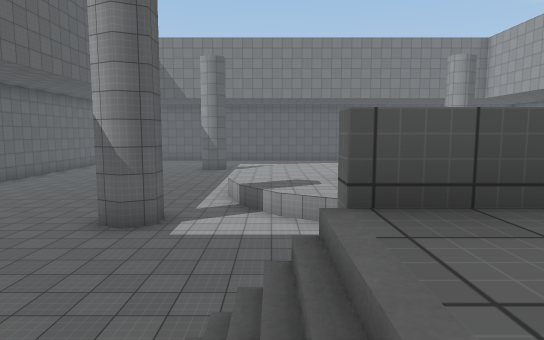
View 1 (above)

21 first-person views from a walk through a Unity game level. The camera is 1.3 m above the floor, tilts 6° down and sees 75° across. The floor is counted in squares, 2 m on a side. Each view is taken from the middle of a square. On the plan, view 1 faces up. The plan holds only what a view shows up to about 10 squares ahead; the rest is blank. The place goes on beyond the plan. The player character is not drawn. Surface patterns are stand-ins for the level's own textures.

View 2
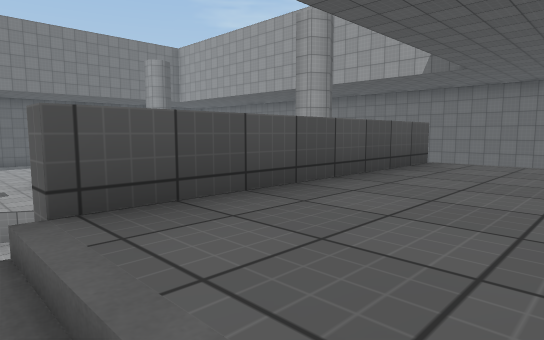

View 3
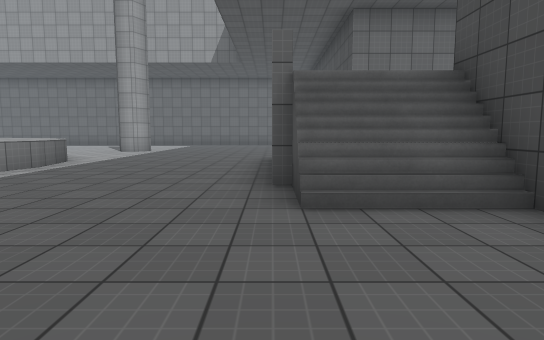

View 4
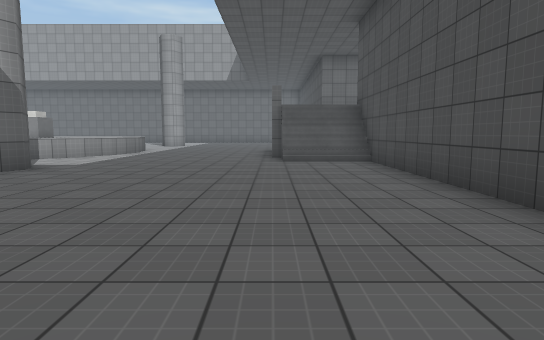

View 5
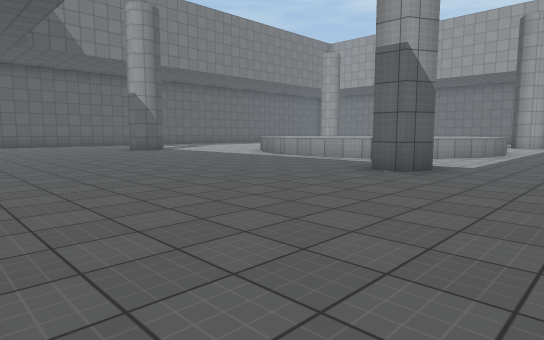

View 6
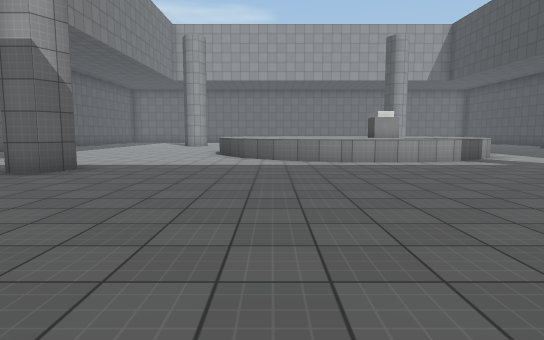

View 7
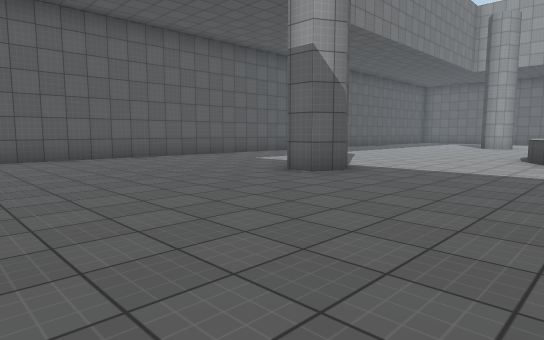

View 8
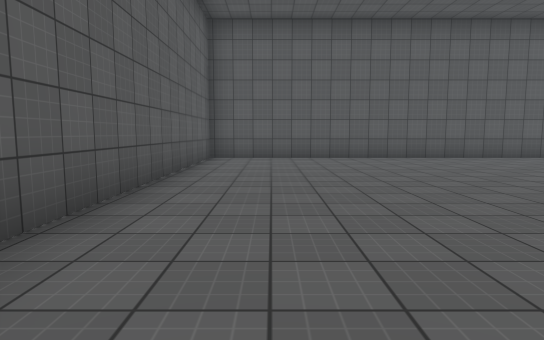

View 9
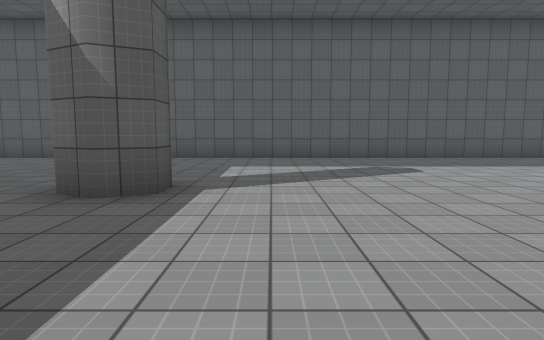

View 10
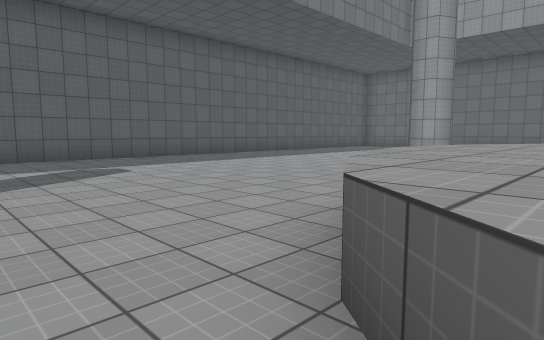

View 11
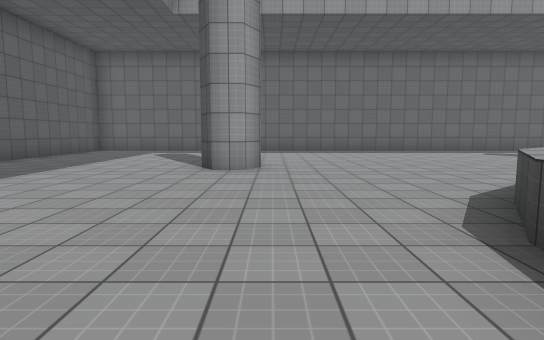

View 12
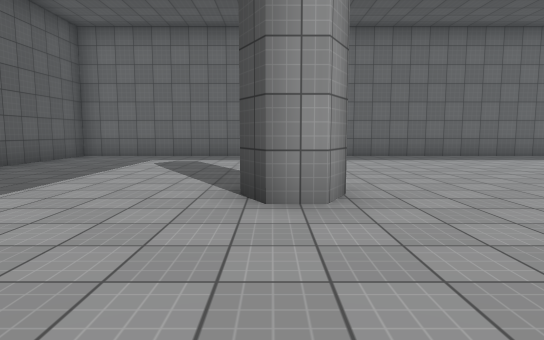

View 13
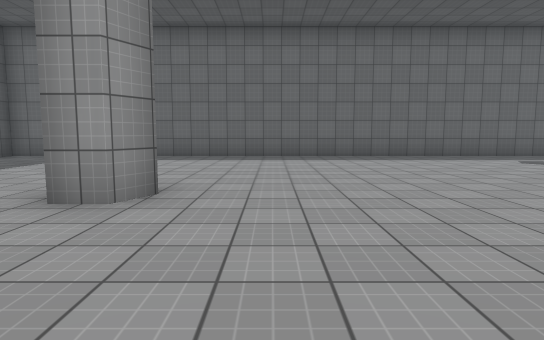

View 14
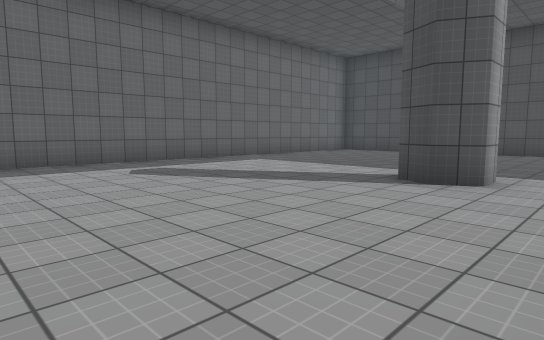

View 15
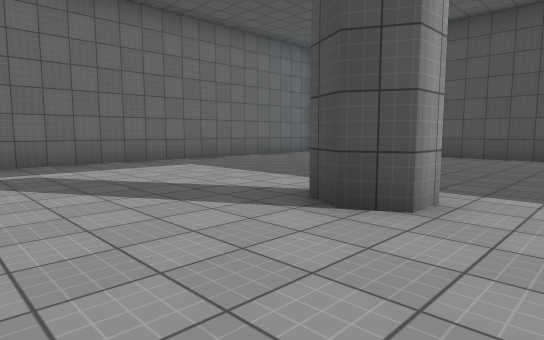

View 16
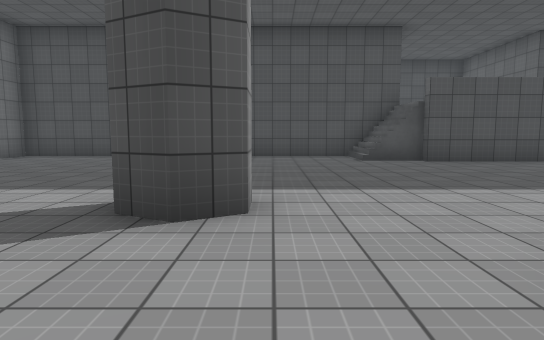

View 17
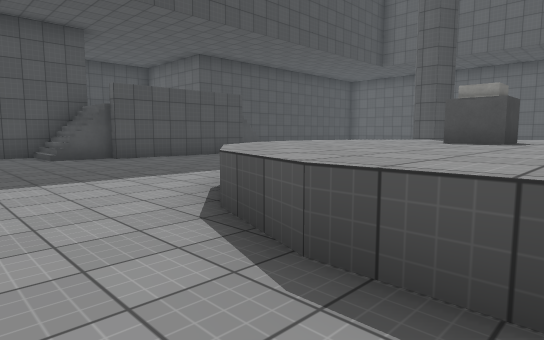

View 18
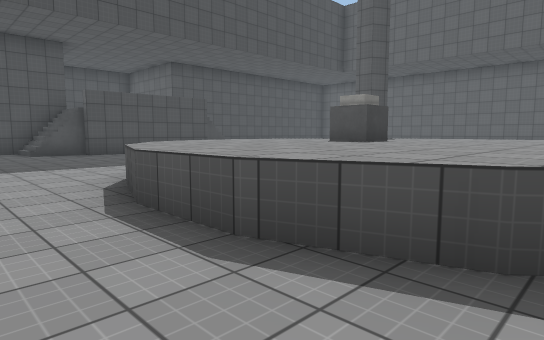

View 19
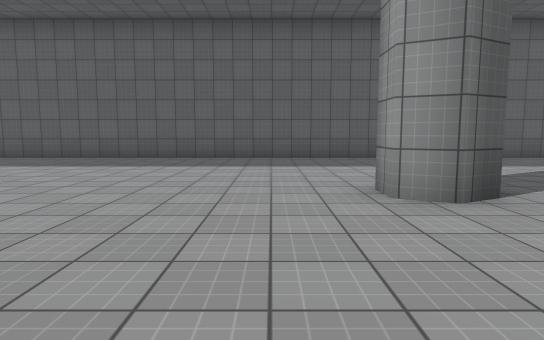

View 20
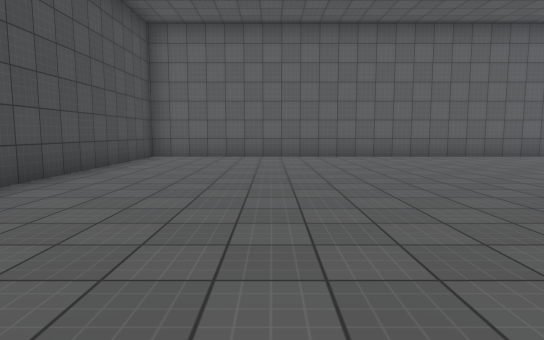

View 21
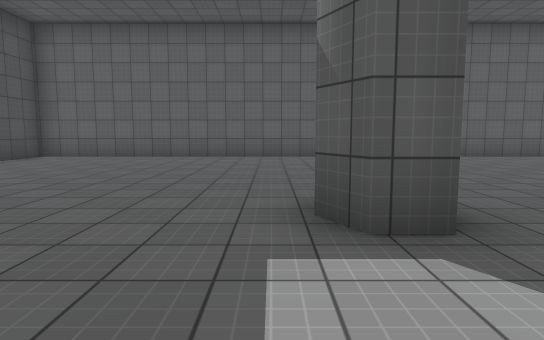

### Floor plan
Key: @ floor where view 1 was taken; # wall or solid block; . main floor; : floor 2.75 m higher than the main floor; / step, stairs or slope; = window, fence, low wall or low ledge; ^ raised ledge; C cube.
Columns run from 10 left of view 1 to 15 right of it. Each row starts with its distance up from view 1.
 23 ########## ###############
 22 #........................#
 21 #........................#
 20 #........................#
 19 #........................#
 18 #........................#
 17 #......#...........#.....#
 16 #........................#
 15 #........................#
 14 #..........^^^^^.........#
 13 #.........^^^  ^^........#
 12 #........^^^^^^^^........#
 11 #........^^^^^^^^........#
 10 #........^^^C^^^^........#
  9 #........^^^^^^^^........#
  8 #.........^^^^^^.........#
  7 #......#...^^^^....#.....#
  6 #........................#
  5 #........................#
  4 #................... ....#
  3 #................... ....
  2 #..........====...... ...
  1 #........//:::://.... ...#
  0 #......../@::::###########
 -1 ###########    #
 -2                #

Positions as (right, up) in squares from view 1, and headings:
1: (0, 0), facing up
2: (0, 0), facing up-right
3: (-4, 2), facing right
4: (-9, 2), facing right
5: (-9, 4), facing up-right
6: (-9, 13), facing right
7: (-8, 13), facing up-right
8: (-8, 13), facing up
9: (-1, 13), facing up
10: (-1, 13), facing up-right
11: (2, 16), facing right
12: (5, 17), facing right
13: (5, 15), facing right
14: (7, 12), facing down-right
15: (7, 10), facing down-right
16: (8, 10), facing down
17: (8, 11), facing down-left
18: (8, 13), facing down-left
19: (7, 13), facing up
20: (0, 3), facing left
21: (0, 6), facing left
